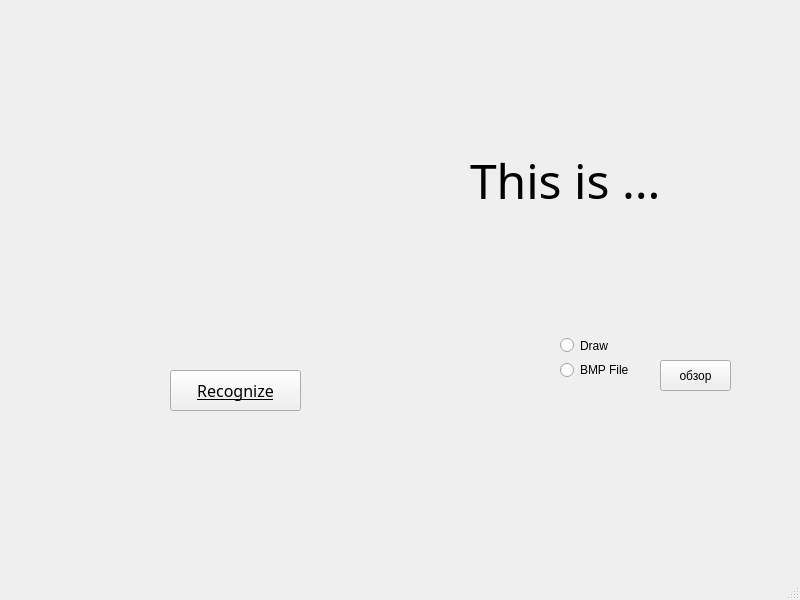
<?xml version="1.0" encoding="UTF-8"?>
<ui version="4.0">
 <class>MainWindow</class>
 <widget class="QMainWindow" name="MainWindow">
  <property name="geometry">
   <rect>
    <x>0</x>
    <y>0</y>
    <width>800</width>
    <height>600</height>
   </rect>
  </property>
  <property name="windowTitle">
   <string>MainWindow</string>
  </property>
  <widget class="QWidget" name="centralwidget">
   <widget class="Form" name="widget" native="true">
    <property name="geometry">
     <rect>
      <x>0</x>
      <y>0</y>
      <width>421</width>
      <height>341</height>
     </rect>
    </property>
   </widget>
   <widget class="QPushButton" name="pushButton">
    <property name="geometry">
     <rect>
      <x>170</x>
      <y>370</y>
      <width>131</width>
      <height>41</height>
     </rect>
    </property>
    <property name="font">
     <font>
      <family>Yu Gothic UI Light</family>
      <pointsize>12</pointsize>
      <underline>true</underline>
     </font>
    </property>
    <property name="text">
     <string>Recognize</string>
    </property>
   </widget>
   <widget class="QLabel" name="label">
    <property name="geometry">
     <rect>
      <x>470</x>
      <y>110</y>
      <width>271</width>
      <height>141</height>
     </rect>
    </property>
    <property name="font">
     <font>
      <family>Tw Cen MT Condensed Extra Bold</family>
      <pointsize>36</pointsize>
     </font>
    </property>
    <property name="text">
     <string>This is ...</string>
    </property>
   </widget>
   <widget class="QRadioButton" name="radioButton">
    <property name="geometry">
     <rect>
      <x>560</x>
      <y>330</y>
      <width>89</width>
      <height>31</height>
     </rect>
    </property>
    <property name="text">
     <string>Draw</string>
    </property>
   </widget>
   <widget class="QRadioButton" name="radioButton_2">
    <property name="geometry">
     <rect>
      <x>560</x>
      <y>360</y>
      <width>89</width>
      <height>20</height>
     </rect>
    </property>
    <property name="text">
     <string>BMP File</string>
    </property>
   </widget>
   <widget class="QPushButton" name="pushButton_2">
    <property name="geometry">
     <rect>
      <x>660</x>
      <y>360</y>
      <width>71</width>
      <height>31</height>
     </rect>
    </property>
    <property name="text">
     <string>обзор</string>
    </property>
   </widget>
  </widget>
  <widget class="QMenuBar" name="menubar">
   <property name="geometry">
    <rect>
     <x>0</x>
     <y>0</y>
     <width>800</width>
     <height>22</height>
    </rect>
   </property>
  </widget>
  <widget class="QStatusBar" name="statusbar"/>
 </widget>
 <customwidgets>
  <customwidget>
   <class>Form</class>
   <extends>QWidget</extends>
   <header>form.h</header>
   <container>1</container>
  </customwidget>
 </customwidgets>
 <resources/>
 <connections/>
</ui>
